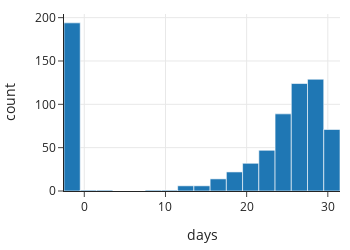

The code cell stored with this chart in its notebook:
### Markdown cell above
As expected Jan, Feb, Sep, Oct, Nov, and Dec have 61 occurrences and the rest 62. 

Let's turn to examine the column called `days` with a histogram.

### Code cell
px.histogram(co2, x='days', width=350, height=250)

### Figure 1 — Plotly figure (JSON) as saved in the notebook; plotly's stock layout.template omitted (floating-point values rounded to 4 significant figures; data arrays with more than 128 entries replaced by an {"elided": "..."} marker saying what was removed)
{"data": [{"alignmentgroup": "True", "bingroup": "x", "hovertemplate": "days=%{x}<br>count=%{y}<extra></extra>", "legendgroup": "", "marker": {"color": "#1F77B4", "pattern": {"shape": ""}}, "name": "", "offsetgroup": "", "orientation": "v", "showlegend": false, "type": "histogram", "x": {"elided": "738 int values"}, "xaxis": "x", "yaxis": "y"}], "layout": {"barmode": "relative", "height": 250, "legend": {"tracegroupgap": 0}, "width": 350, "xaxis": {"anchor": "y", "autorange": true, "domain": [0, 1], "range": [-2.5, 31.5], "title": {"text": "days"}, "type": "linear"}, "yaxis": {"anchor": "x", "autorange": true, "domain": [0, 1], "range": [0, 204.2], "title": {"text": "count"}}}}
